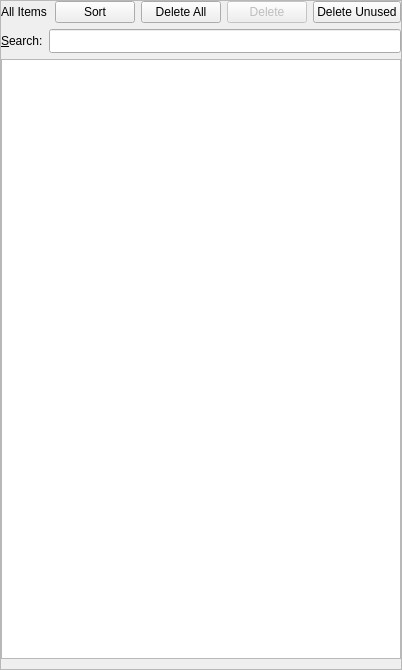
                  <widget class="QFrame" name="frame_ItemsList">
                   <property name="frameShape">
                    <enum>QFrame::StyledPanel</enum>
                   </property>
                   <property name="frameShadow">
                    <enum>QFrame::Raised</enum>
                   </property>
                   <layout class="QVBoxLayout" name="verticalLayout_4">
                    <property name="leftMargin">
                     <number>0</number>
                    </property>
                    <property name="topMargin">
                     <number>0</number>
                    </property>
                    <property name="rightMargin">
                     <number>0</number>
                    </property>
                    <property name="bottomMargin">
                     <number>0</number>
                    </property>
                    <item>
                     <layout class="QHBoxLayout" name="horizontalLayout_15">
                      <item>
                       <widget class="QLabel" name="label_AllItems">
                        <property name="text">
                         <string>All Items</string>
                        </property>
                       </widget>
                      </item>
                      <item>
                       <widget class="QPushButton" name="btn_SortItems">
                        <property name="text">
                         <string>Sort</string>
                        </property>
                       </widget>
                      </item>
                      <item>
                       <widget class="QPushButton" name="btn_DeleteAllItems">
                        <property name="text">
                         <string>Delete All</string>
                        </property>
                       </widget>
                      </item>
                      <item>
                       <widget class="QPushButton" name="btn_DeleteItem">
                        <property name="enabled">
                         <bool>false</bool>
                        </property>
                        <property name="text">
                         <string>Delete</string>
                        </property>
                       </widget>
                      </item>
                      <item>
                       <widget class="QPushButton" name="btn_DeleteUnusedItems">
                        <property name="text">
                         <string>Delete Unused</string>
                        </property>
                       </widget>
                      </item>
                     </layout>
                    </item>
                    <item>
                     <layout class="QHBoxLayout" name="horizontalLayout_10">
                      <item>
                       <widget class="QLabel" name="label_ItemsSearch">
                        <property name="layoutDirection">
                         <enum>Qt::LeftToRight</enum>
                        </property>
                        <property name="text">
                         <string>&amp;Search:</string>
                        </property>
                        <property name="buddy">
                         <cstring>lineedit_ItemsSearch</cstring>
                        </property>
                       </widget>
                      </item>
                      <item>
                       <widget class="QLineEdit" name="lineedit_ItemsSearch">
                        <property name="minimumSize">
                         <size>
                          <width>0</width>
                          <height>24</height>
                         </size>
                        </property>
                       </widget>
                      </item>
                     </layout>
                    </item>
                    <item>
                     <widget class="ListBox" name="list_Items">
                      <property name="minimumSize">
                       <size>
                        <width>400</width>
                        <height>600</height>
                       </size>
                      </property>
                      <property name="maximumSize">
                       <size>
                        <width>600</width>
                        <height>890</height>
                       </size>
                      </property>
                      <property name="acceptDrops">
                       <bool>true</bool>
                      </property>
                      <property name="editTriggers">
                       <set>QAbstractItemView::DoubleClicked</set>
                      </property>
                      <property name="dragEnabled">
                       <bool>true</bool>
                      </property>
                      <property name="dragDropMode">
                       <enum>QAbstractItemView::DropOnly</enum>
                      </property>
                      <property name="defaultDropAction">
                       <enum>Qt::MoveAction</enum>
                      </property>
                      <property name="alternatingRowColors">
                       <bool>false</bool>
                      </property>
                     </widget>
                    </item>
                    <item>
                     <spacer name="verticalSpacer_3">
                      <property name="orientation">
                       <enum>Qt::Vertical</enum>
                      </property>
                      <property name="sizeHint" stdset="0">
                       <size>
                        <width>20</width>
                        <height>10</height>
                       </size>
                      </property>
                     </spacer>
                    </item>
                   </layout>
                  </widget>
